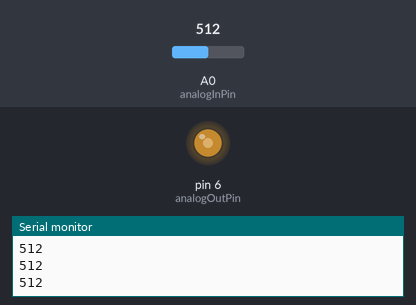
Recording of a sketch running on a simulated Arduino Uno, built with avr-gcc and run on an emulated ATmega328P. Parts: output pins drawn as LEDs (lit = HIGH), the last lines printed to the serial monitor. Inputs (shaded band) come from the test bench; at power-on: A0 (analogInPin) = 512.

Above: at 1.2 s.
1.3 s: A0 (analogInPin) set to 716
At 2.0 s:
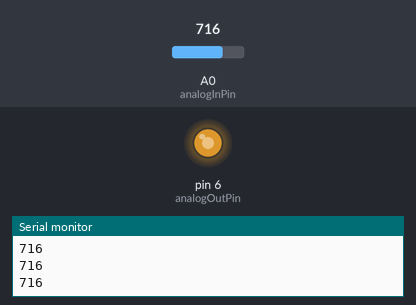
2.8 s: A0 (analogInPin) set to 900
At 3.3 s:
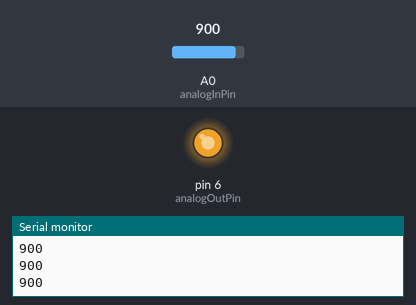
4.3 s: A0 (analogInPin) set to 122
At 5.5 s:
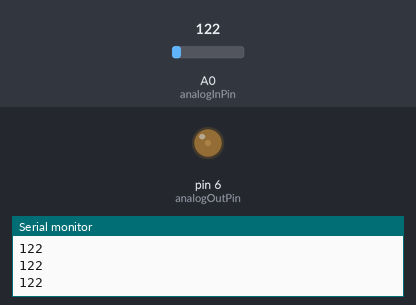
5.8 s: A0 (analogInPin) set to 0
At 6.7 s:
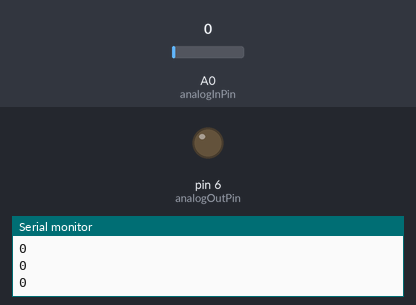
7.3 s: A0 (analogInPin) set to 511
At 7.8 s:
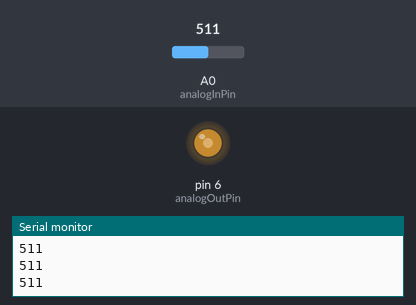
Timing chart, 0 to 9.8 s (numbered marks = the images above; inputs shaded):
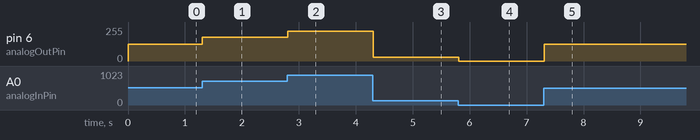

The sketch:

05_analogSensorToActuator.ino
```cpp
// use one of these analog sensors from your Grove Kit
// https://wiki.seeedstudio.com/Grove-Rotary_Angle_Sensor/
// https://wiki.seeedstudio.com/Grove-Light_Sensor/
// https://wiki.seeedstudio.com/Grove-Temperature_Sensor/ > look at code example
// https://wiki.seeedstudio.com/Grove-Sound_Sensor/ > look at code example

// use one of these digital actuators from your Grove Kit
// https://wiki.seeedstudio.com/Grove-LED_Socket_Kit/

// These constants won't change. They're used to give names to the pins used:
const int analogInPin = 0; // or A0  // digital input pin that the sensor is attached to
const int analogOutPin = 6;  // analog output pin (PWM) that the actuator is attached to (PWM just works on pin 3,5,6,9,10,11)

int sensorValue = 0;        // value read from sensor
int pwmValue = 0;           // pwm value used to drive actuator

void setup() {
  // initialize serial communications at 9600 bps:
  Serial.begin(9600);

  // for analog input + output pin no initialization as an input needed !
}

void loop() {

  // read the analog pin
  sensorValue = analogRead(analogInPin);

  // map value
  pwmValue = map(sensorValue,0,1023,0,255); // change range for sensor value for different sensors (rotary, light, ...)

  // print the results to the Serial Monitor:
  Serial.println(sensorValue); // if you use a rotary angly sensor (potentiometer) you should get values between '0' or '1023'

  // switch digital actuator on/off
  analogWrite(analogOutPin,pwmValue);

}
```

Measured:
- after the input at 1.3 s, pin 6 (analogOutPin): 127/255 → 178/255 at once
- after the input at 2.8 s, pin 6 (analogOutPin): 178/255 → 224/255 at once
- after the input at 4.3 s, pin 6 (analogOutPin): 224/255 → 30/255 at once
- after the input at 5.8 s, pin 6 (analogOutPin): 30/255 → 0/255 at once
- after the input at 7.3 s, pin 6 (analogOutPin): 0/255 → 127/255 at once
